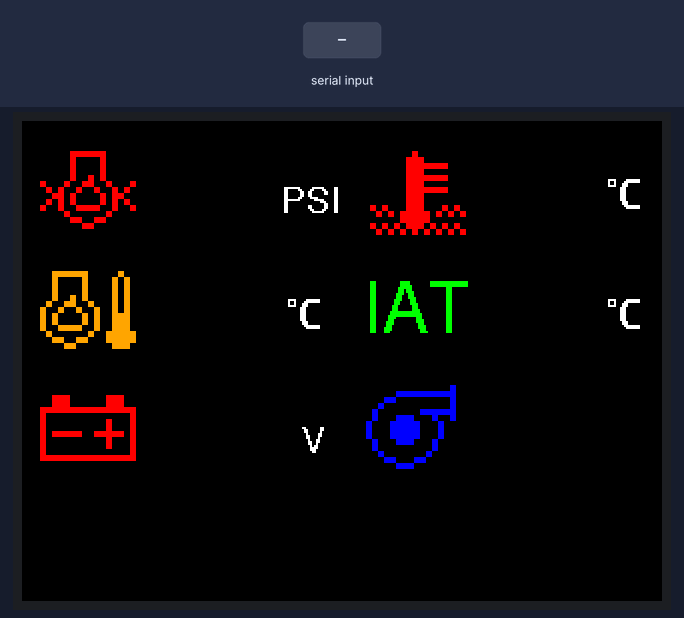
Bench run of a sketch on a simulated Arduino Uno, built with avr-gcc and run on an emulated ATmega328P. Shown: 320×240 colour display. Inputs (shaded band) come from the test bench. What the sketch prints to the serial monitor is not drawn.

Above: at 1.4 s.
1.5 s: byte 30 received over Serial
At 1.9 s:
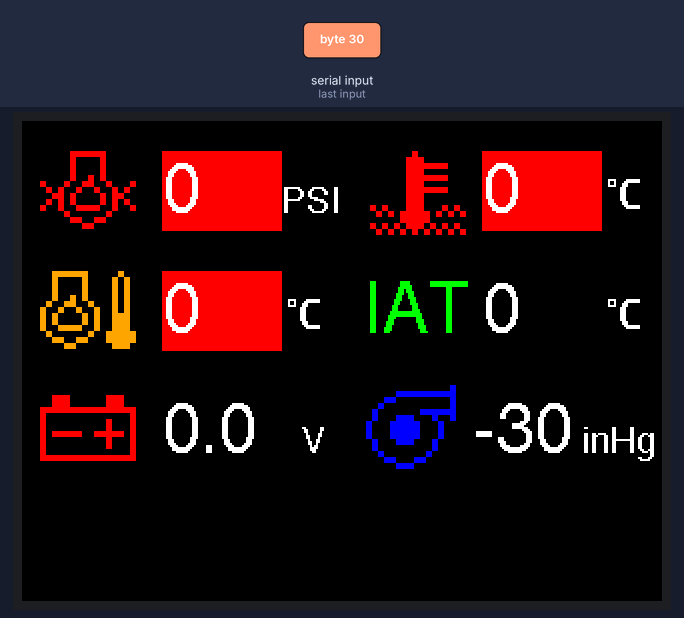
Timing chart, 0 to 4.5 s (numbered marks = the images above; inputs shaded):
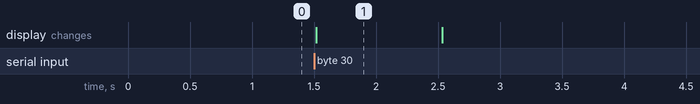

Measured:
- after the input at 1.5 s, the display: changes at once (image 1)
- what the display in image 1 shows lasts 1.0 s, from 1.5 s to 2.5 s

The sketch:

Speeduino_Display.ino
```cpp
#include "SPI.h"
#include "Adafruit_GFX.h"
#include "Adafruit_ILI9341.h"
#include "TouchScreen.h"
#include "SymbolMono18pt7b.h"
#include <Fonts/FreeSans18pt7b.h>
#include <Fonts/FreeSans9pt7b.h>

// For the Adafruit shield, these are the default.
#define TFT_DC 9
#define TFT_CS 10

// These are the four touchscreen analog pins
#define YP A2  // must be an analog pin, use "An" notation!
#define XM A3  // must be an analog pin, use "An" notation!
#define YM 8   // can be any digital pin
#define XP 9   // can be any digital pin

// This is calibration data for the raw touch data to the screen coordinates
#define TS_MINX 150
#define TS_MINY 120
#define TS_MAXX 920
#define TS_MAXY 940

#define MINPRESSURE 10
#define MAXPRESSURE 1000

//This is sensor threshold values
#define OIL_PRESSURE_MIN 15
#define OIL_PRESSURE_MAX 120
#define OIL_TEMP_MIN 70
#define OIL_TEMP_MAX 110
#define CLT_TEMP_MIN 70
#define CLT_TEMP_MAX 95

// Use hardware SPI (on Uno, #13, #12, #11) and the above for CS/DC
Adafruit_ILI9341 tft = Adafruit_ILI9341(TFT_CS, TFT_DC);
TouchScreen ts = TouchScreen(XP, YP, XM, YM, 300);
// If using the breakout, change pins as desired
//Adafruit_ILI9341 tft = Adafruit_ILI9341(TFT_CS, TFT_DC, TFT_MOSI, TFT_CLK, TFT_RST, TFT_MISO);

uint8_t rotation = 3;
byte liveData[75];
int arrayCounter = 0;

void setup() {
  // put your setup code here, to run once:
  Serial.begin(9600);
  tft.begin();
  tft.setRotation(rotation);
  tft.fillScreen(ILI9341_BLACK);
  displaySymbol();

  // read diagnostics (optional but can help debug problems)
  //uint8_t x = tft.readcommand8(ILI9341_RDMODE);
  //Serial.print("Display Power Mode: 0x"); Serial.println(x, HEX);
  //x = tft.readcommand8(ILI9341_RDMADCTL);
  //Serial.print("MADCTL Mode: 0x"); Serial.println(x, HEX);
  //x = tft.readcommand8(ILI9341_RDPIXFMT);
  //Serial.print("Pixel Format: 0x"); Serial.println(x, HEX);
  //x = tft.readcommand8(ILI9341_RDIMGFMT);
  //Serial.print("Image Format: 0x"); Serial.println(x, HEX);
  //x = tft.readcommand8(ILI9341_RDSELFDIAG);
  //Serial.print("Self Diagnostic: 0x"); Serial.println(x, HEX);

}


void loop() {
  // put your main code here, to run repeatedly:

  clearData();
  getData();
  displayData(liveData[41], liveData[43], liveData[8], liveData[7], liveData[10], liveData[5]);
  delay(1000);
}
void displaySymbol() {
  drawSymbol(0,60, OIL_PRESSURE_SYMBOL,ILI9341_RED,0,3);
  drawSymbol(0,120, OIL_TEMP_SYMBOL,ILI9341_ORANGE,0,3);
  drawSymbol(165,60, COOLANT_TEMP_SYMBOL,ILI9341_RED,0,3);
  drawSymbol(0,185, BATTERY_SYMBOL,ILI9341_RED,0,3);
  drawSymbol(160,180, BOOST_SYMBOL,ILI9341_BLUE,0,3);
  drawSymbol(130,105, DEG_CELCIUS_SYMBOL,ILI9341_WHITE,0,1);//Oil Temp C
  drawSymbol(290,45, DEG_CELCIUS_SYMBOL,ILI9341_WHITE,0,1);//Coolant Temp C
  drawSymbol(290,105, DEG_CELCIUS_SYMBOL,ILI9341_WHITE,0,1);//IAT C

  //Oil Pressure PSI unit
  tft.setCursor(130, 45);
  tft.setFont(&FreeSans9pt7b);
  tft.setTextSize(1);
  tft.setTextColor(ILI9341_WHITE);
  tft.print("PSI");

  //IAT Symbol
  tft.setCursor(170,105);
  tft.setFont(&FreeSans18pt7b);
  tft.setTextColor(ILI9341_GREEN);
  tft.print("IAT");

  //Battery voltage unit
  tft.setCursor(140,165);
  tft.setFont(&FreeSans9pt7b);
  tft.setTextColor(ILI9341_WHITE);
  tft.print("V");
}
void displayData(byte OIL_PRS, byte OIL_TMP, byte CLT_TMP, byte IAT, byte BAT_VOLT, byte MAP) {
  //Check if values exceed thresholds
  checkThreshold(OIL_PRS, OIL_TMP, CLT_TMP);

  //Display Oil Pressure Data
  tft.setCursor(70, 45);
  tft.setFont(&FreeSans18pt7b);
  tft.setTextSize(1);
  tft.setTextColor(ILI9341_WHITE);
  tft.print(OIL_PRS);

  //Display Oil Temp Data
  tft.setCursor(70, 105);
  tft.setFont(&FreeSans18pt7b);
  tft.print(OIL_TMP);

  //Display Battery Data
  tft.setCursor(70, 165);
  tft.setFont(&FreeSans18pt7b);
  tft.print((float)BAT_VOLT/10,1);

  //Display Coolant Temp Data
  tft.setCursor(230,45);
  tft.setFont(&FreeSans18pt7b);
  tft.print(CLT_TMP);

  //Display IAT Data
  tft.setCursor(230,105);
  tft.setFont(&FreeSans18pt7b);
  tft.print(IAT);

  //Display Boost Data
  tft.setCursor(225, 165);
  tft.setFont(&FreeSans18pt7b);
  //If vacuum, display in unit inHg
  if (MAP<100) {
    tft.print(MAP*0.2961-29.61,0);
    tft.setCursor(280,165);
    tft.setFont(&FreeSans9pt7b);
    tft.print("inHg");
  }
  //If positive pressure, display in unit PSI
  else if (MAP>=100){
    tft.print(MAP*0.145-14.5,1);
    tft.setCursor(290,165);
    tft.setFont(&FreeSans9pt7b);
    tft.print("PSI");
  }
}

//Selectively clear data from screen for refresh
void clearData() {
  tft.fillRect(70, 15, 60, 40, ILI9341_BLACK); //Clear oil pressure
  tft.fillRect(70, 75, 60, 40, ILI9341_BLACK); //Clear oil temp
  tft.fillRect(70, 135, 68, 40, ILI9341_BLACK); //Clear battery volt
  tft.fillRect(230, 15, 60, 40, ILI9341_BLACK); //Clear coolant temp
  tft.fillRect(230, 75, 60, 40, ILI9341_BLACK); //Clear IAT
  tft.fillRect(225, 135, 100, 40, ILI9341_BLACK); //Clear boost
}

//Display warning if any sensor values have exceeded thresholds
void checkThreshold(byte OIL_PRS, byte OIL_TMP, byte CLT_TMP) {
  if ((int)OIL_PRS < OIL_PRESSURE_MIN || (int)OIL_PRS > OIL_PRESSURE_MAX){
     tft.fillRect(70, 15, 60, 40, ILI9341_RED);
  }
  if ((int)OIL_TMP < OIL_TEMP_MIN || (int)OIL_TMP > OIL_TEMP_MAX){
     tft.fillRect(70, 75, 60, 40, ILI9341_RED);
  }
  if ((int)CLT_TMP < CLT_TEMP_MIN || (int)CLT_TMP > CLT_TEMP_MAX){
     tft.fillRect(230, 15, 60, 40, ILI9341_RED);
  }
}

//Set font to custom font when drawing custom symbols
void drawSymbol(uint16_t x, uint16_t y, uint8_t c, uint16_t color, uint16_t bg, uint8_t Size){
    if( (c>=32) && (c<=126) ){ //If it's 33-126 then use standard mono 18 font
        tft.setFont(&FreeSans18pt7b);
    } else {
      tft.setFont(&SymbolMono18pt7b);//Otherwise use special symbol font
      if (c>126) {      //Remap anything above 126 to be in the range 32 and upwards
        c-=(127-32);
      }
    }
    tft.drawChar(x,y,c,color,bg,Size);
  }

//Request data from Speeduino and save it
 void getData(){
  Serial.write(0x6e); //Send 'n' to Speeduino to request live data
  while(!Serial.available()); //Wait for the serial port to send data

  while (arrayCounter < 75) {
    if (Serial.available() > 0) {
      liveData[arrayCounter] = Serial.read();
      if (arrayCounter == 0 && liveData[arrayCounter] != 0x6e) {
        return;
      }
      arrayCounter++;
    }
  }

  arrayCounter=0;
 }
```

Source omitted: SymbolMono18pt7b.h (36651 bytes)
